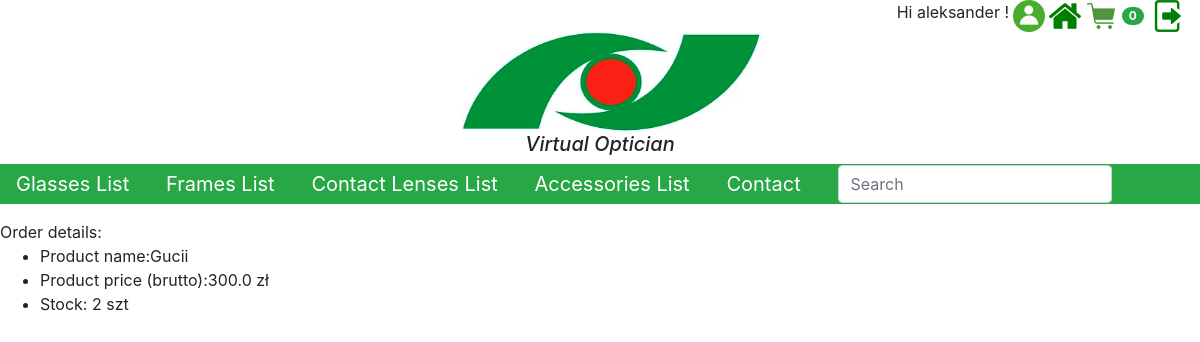
Page /order_detail/1/ (signed in) on the committed database.
### WirtualnyOptyk/models.py (models this page shows, shortened)
class OrderProduct(models.Model):
    order=models.ForeignKey(Order,on_delete=models.CASCADE)
    product=models.ForeignKey(Product,on_delete=models.CASCADE)
    quantity=models.IntegerField(default=1)

class Product(models.Model):
    name = models.CharField(max_length=50)
    price = models.FloatField()
    stock = models.IntegerField()
    foto = models.ImageField(upload_to='static/list_photos', height_field=None, width_field=None, max_length=100,
                             null=True,
                             verbose_name="Photo:")
    available = models.BooleanField(default=True, verbose_name="Avaiable:")

### WirtualnyOptyk/views.py (the view)
# urls.py: path("order_detail/<int:pk>/", views.OrderDetailView.as_view(), name="order detail"),
class OrderDetailView(DetailView):
    model = Order
    template_name = "WirtualnyOptyk/order_detail.html"

### context_processor/products_amount.py (called while the page is built)
def amount(request):
     amount=sum([product.quantity for product in CartProducts.objects.all()])
     products_amount={
         "prod_amount":amount
     }
     return products_amount

### context_processor/wroc_menu.py (called while the page is built)
def wroc_menu(request):
    ctx={
        "menu":"version 1.0"
    }
    return ctx

### WirtualnyOptyk/templates/WirtualnyOptyk/order_detail.html (shortened to what this page needs)
{% extends "base.html" %}
{% block content %}
    <nav class="navbar  navbar-dark bg-success py-0">
            <a href="{% url "glasses list" %}" class="float-none mr-2 navbar-brand " >Glasses List</a>
            <a href="{% url "frames list" %}" class="float-none mr-2 navbar-brand">Frames List</a>
            <a href="{% url "contact lenses list" %}" class="float-none mr-2 navbar-brand">Contact Lenses List</a>
            <a href="{% url "accessories_list" %}" class="float-none mr-2 navbar-brand">Accessories List</a>
            <a href="{% url "contact" %}" class="float-none mr-2 navbar-brand">Contact</a>
            <form class="form-inline" action="{% url "products_list" %}">
                <input name="name" class="form-control mr-sm-2" type="search" placeholder="Search" aria-label="Search">
                <button class="btn btn-sm btn-outline-success my-2 my-sm-0" type="submit">Search</button>
            </form>
        </nav>
    Order details:
    {% for op in object.orderproduct_set.all %}
    <ul>
        <li>Product name:{{ op.product.name}}</li>
        <li>Product price (brutto):{{ op.product.price}} zł</li>
        <li>Stock: {{ op.product.stock }} szt</li>
    </ul>
    {% endfor %}
{% endblock %}

### templates/base.html (shortened to what this page needs)
{% load static %}
<!DOCTYPE html>
<html lang="en">
<head>
    <link rel="stylesheet" type="text/css" href="{% static "bootstrap-4.4.1-dist/css/bootstrap.css"%}">
</head>
<body>
<div class="row">
<div class="col-lg-12 col-md-12 col-sm-12 col-xs-12">
<div class="clearfix visible-sm">
{% if user.is_authenticated%}
    <div>
        <a  href="/logout/" class="float-right mr-3">
            <img class="button" src="{% static "list_photos/logout_icon.png" %}" width="32" height="32" title="LogOut">
        </a>
        <a href="{% url "cart display" user.pk%}" class=" icon-shopping-cart float-right mr-2">
            <img class="button" src="{% static "list_photos/house_icon.png"%}" width="32" height="32" title="Cart">
            <span class="badge badge-pill badge-success  ">{{prod_amount}}</span>
        </a>
        <a  href="/menu/" class="float-right mr-1">
            <img class="button" src="{% static "list_photos/menu.png" %}" width="32" height="32" title="menu">
        </a>
        <a  href="{% url "profile" user.profile.pk %}" class="float-right mr-1">
            <img class="button" src="{% static "list_photos/profile.png" %}" width="32" height="32" title="Profile">
        </a>
    </div>
        {% if user.is_authenticated %}
             <h8 style="float:right;margin-right: 4px">Hi {{ user.username }} !</h8>
        {% endif %}
    </div>
{% endif %}
<div class="text-center">
    <img class="text-center ml-4" src="{%static 'logo.png'%}" title="Logo" height="100" width="300">
</div>
        <h5 class="text-center font-italic">Virtual Optician</h5>
     {%block content%}
            {%endblock%}
</div>
</div>
</body>
</html>

### rows in the picture
OrderProduct: product.name "Gucii", product.price "300.0", product.stock "2"

### other values in the picture
{{ prod_amount }} "0"
{{ user.username }} "aleksander"
